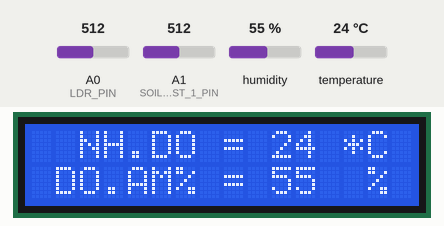
This sketch was run on a simulated Arduino Uno, built with avr-gcc and run on an emulated ATmega328P. On the bench: 16×2 character LCD. Inputs (shaded band) come from the test bench; at power-on: humidity 55 %, A0 (LDR_PIN) = 512, A1 (SOIL_MOIST_1_PIN) = 512, temperature 24 °C. What the sketch prints to the serial monitor is not drawn.

Above: at 3.6 s.
3.7 s: humidity set to 22 %
At 12.0 s:
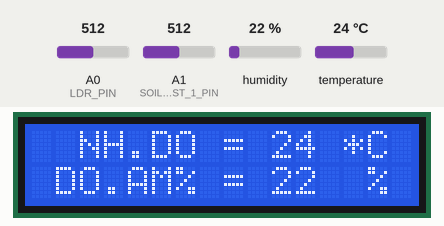
17.6 s: A0 (LDR_PIN) set to 716
At 25.5 s:
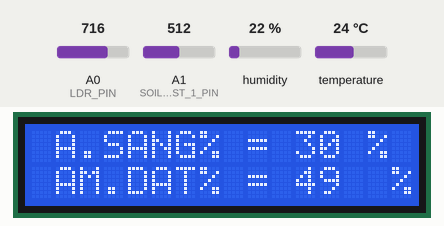
28.6 s: A1 (SOIL_MOIST_1_PIN) set to 716
At 40.6 s:
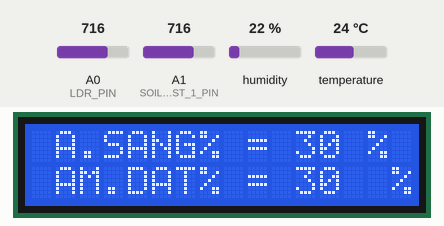
41.6 s: temperature set to 12 °C
At 43.5 s:
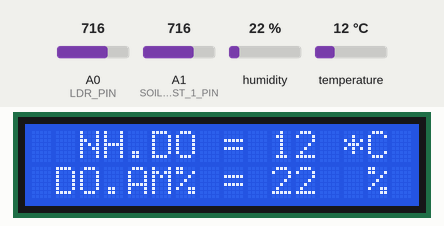
49.7 s: A0 (LDR_PIN) set to 992
At 56.9 s:
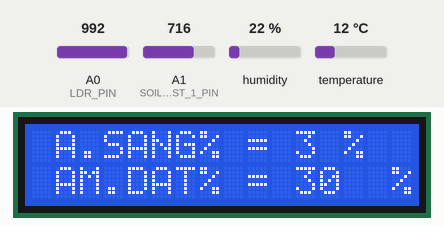
60.7 s: A1 (SOIL_MOIST_1_PIN) set to 992
At 73.2 s:
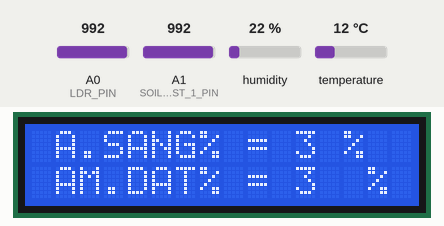
Timing chart, 0 to 74.7 s (numbered marks = the images above; inputs shaded):
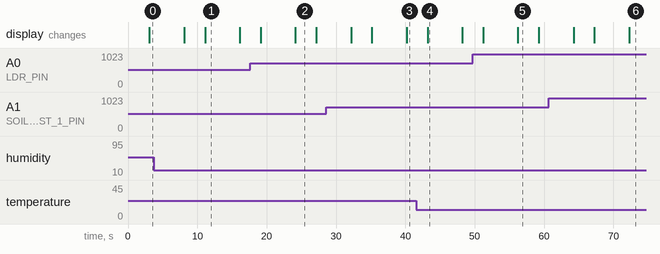

The sketch:

ReadDHT22_Lumen_Soil_LCD.ino
```cpp
// Chương trình đọc nhiệt độ, độ ẩm từ cảm biến DHT
// Thêm chức năng đọc cảm biến ánh sáng
// Thêm chức năng đọc cảm biến độ ẩm đất
// Chỉnh  sửa cho Arduino Uno bởi hocARM.org
// Kết nối
// DHT       | Arduino Uno
//---------------------------
// VCC(1)    |  5V
// DATA(2)   |  2
// NC(3)     |  x
// GND(4)    |  GND
// Nối trở 10k giữa chân 1 và chân 2
//----------------
//Cảm biến độ ẩm | Arduino
//--------------------------
// VCC(1)    	 |  5V
// GND(2)   	 |  GND
// D0(3)  	     |  x
// A0(4)    	 |  A1
// Cảm biến ánh sáng nối chân A0


#include "DHT.h"
//#include "homephone.h"
#include <LiquidCrystal.h>

#define DHTPIN 2    // Chân DATA nối với PD0
#define LDR_PIN A0    // Chân PE3 nối với chân OUT cảm biến as
#define SOIL_MOIST_1_PIN A1 // Chân PE4 nối với cảm biến độ ẩm

// Uncomment loại cảm biến bạn sử dụng, nếu DHT11 thì uncomment DHT11 và comment DHT22
//#define DHTTYPE DHT11   // DHT 11
#define DHTTYPE DHT22   // DHT 22  (AM2302), AM2321
//#define DHTTYPE DHT21   // DHT 21 (AM2301)

int humDHT;
int tempDHT;
int lumen;
int soilMoist;
// Khởi tạo cảm biến
DHT dht(DHTPIN, DHTTYPE);
// Khởi tạo LCD
LiquidCrystal lcd(9, 8, 7, 6, 5, 4);

void setup() {
  // Khởi tạo cổng serial baud 115200
  Serial.begin(115200);
  Serial.println("HocARM NDTR Bot!");
  // Bắt đầu đọc dữ liệu
  dht.begin();
  //Thông báo đây là LCD 1602
  lcd.begin(16, 2);
  //In ra màn hình lcd dòng chữ
  lcd.print("HocARM NDTR Bot!*");
  lcd.setCursor(0, 1);
  lcd.print("Xin chao ong chu");
}

void loop() {
  delay(2000);
  readSensors();
  printData();
  showDataLCD();
}
int getLumen(int anaPin)
{
  int anaValue = 0;
  for (int i = 0; i < 10; i++) // Đọc giá trị cảm biến 10 lần và lấy giá trị trung bình
  {
    anaValue += analogRead(anaPin);
    delay(50);
  }

  anaValue = anaValue / 10;
  anaValue = map(anaValue, 1023, 0, 0, 100); //Tối:0  ==> Sáng 100%

  return anaValue;
}
int getSoilMoist()
{
  int i = 0;
  int anaValue = 0;
  for (i = 0; i < 10; i++)  //
  {
    anaValue += analogRead(SOIL_MOIST_1_PIN); //Đọc giá trị cảm biến độ ẩm đất
    delay(50);   // Đợi đọc giá trị ADC
  }
  anaValue = anaValue / (i);
  anaValue = map(anaValue, 1023, 0, 0, 100); //Ít nước:0%  ==> Nhiều nước 100%
  return anaValue;
}
void readSensors(void)
{
  tempDHT = dht.readTemperature();   //Đọc nhiệt độ DHT22
  humDHT = dht.readHumidity();       //Đọc độ ẩm DHT22
  lumen = getLumen(LDR_PIN);         //Đọc ánh sáng
  soilMoist = getSoilMoist();        //Đọc cảm biến độ ẩm đất
}
void showDataLCD(void)
{
  lcd.clear();            //Xóa màn hình
  lcd.setCursor(0, 1);
  lcd.print(" DO.AM% = ");
  lcd.print(humDHT);
  lcd.println("  % " );

  lcd.setCursor(1, 0);
  lcd.print(" NH.DO = ");
  lcd.print(tempDHT);
  lcd.println(" *C ");
  delay(5000);
  lcd.clear();
  lcd.setCursor(0, 1);

  lcd.print(" AM.DAT% = ");
  lcd.print(soilMoist);
  lcd.println("  %   " );

  lcd.setCursor(1, 0);
  lcd.print("A.SANG% = ");
  lcd.print(lumen);
  lcd.println(" %  ");
}
void printData(void)
{
  // IN thông tin ra màn hình
  Serial.print("Do am: ");
  Serial.print(humDHT);
  Serial.print(" %\t");
  Serial.print("Nhiet do: ");
  Serial.print(tempDHT);
  Serial.print(" *C\t");
  Serial.print("Anh sang: ");
  Serial.print(lumen);
  Serial.print(" %\t");
  Serial.print("Do am dat: ");
  Serial.print(soilMoist);
  Serial.println(" %");
}
```

Measured:
- after the input at 3.7 s, the display: first differs from a run without the input after 7.4 s (image 1)
- after the input at 17.6 s, the display: first differs from a run without the input after 6.5 s (image 2)
- after the input at 28.6 s, the display: first differs from a run without the input after 11.6 s (image 3)
- after the input at 41.6 s, the display: changes after 1.6 s (image 4)
- after the input at 49.7 s, the display: first differs from a run without the input after 6.5 s (image 5)
- after the input at 60.7 s, the display: first differs from a run without the input after 11.6 s (image 6)
- what the display in image 1 shows lasts 5.0 s, from 11.1 s to 16.1 s
